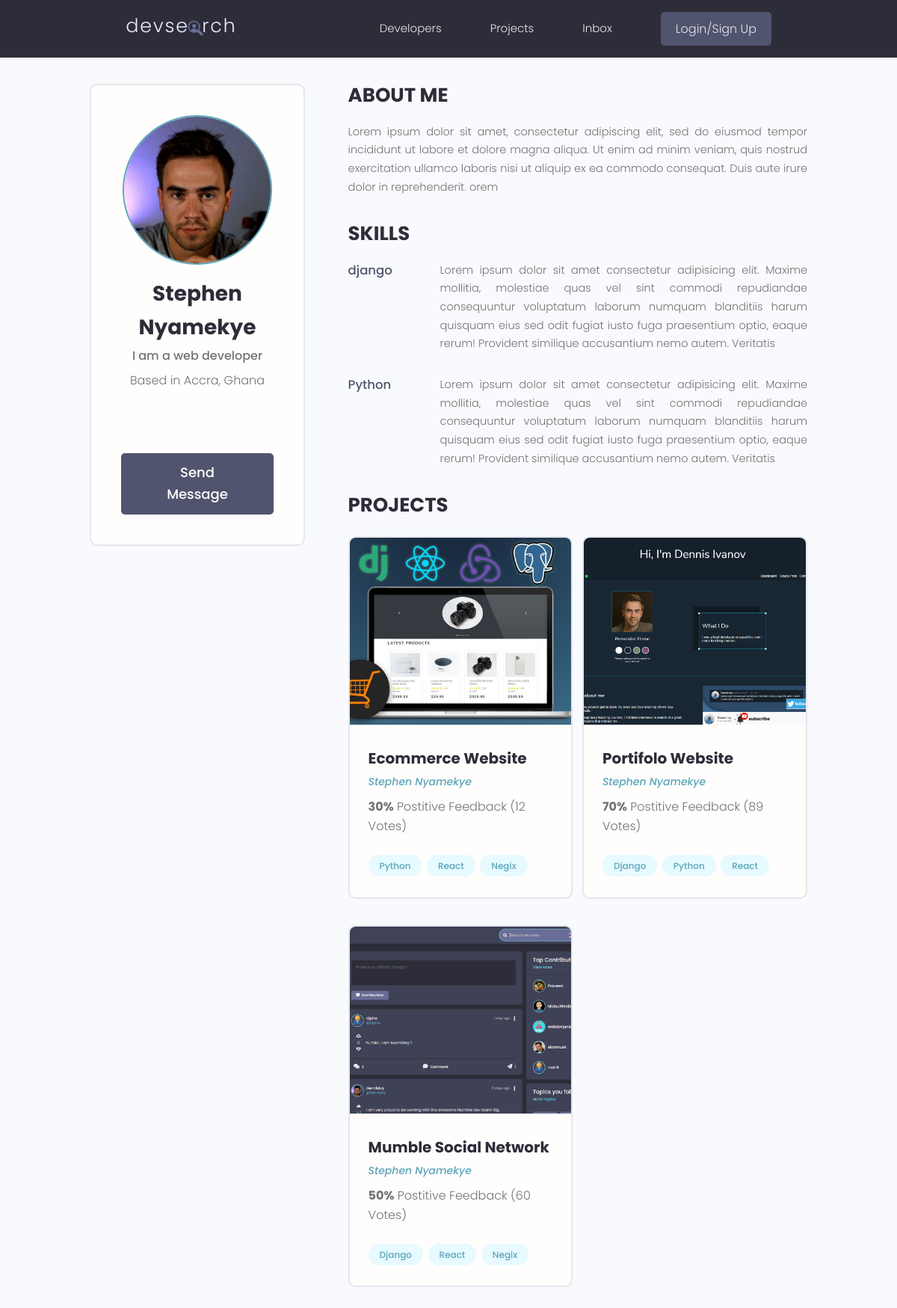
The app's page /user-profile/f0c5582e-f87a-40dc-b1f1-050d84dbef53/ with its own data.
### users/models.py (models this page shows, shortened)
class Profile(models.Model):
    user = models.OneToOneField(User, on_delete=models.CASCADE, null=True, blank=True)
    name = models.CharField(max_length=200, null=True, blank=True)
    username = models.CharField(max_length=200, null=True, blank=True)
    email = models.EmailField(max_length=500, null=True, blank=True)
    short_intro = models.CharField(max_length=200, null=True, blank=True)
    location = models.CharField(max_length=200, blank=True, null=True)
    bio = models.TextField(null=True, blank=True)
    profile_image = models.ImageField(null=True, blank=True, upload_to='profile', default="profile/user-default.png")
    social_github = models.CharField(max_length=200, null=True, blank=True)
    social_twitter = models.CharField(max_length=200, null=True, blank=True)
    social_linkedin = models.CharField(max_length=200, null=True, blank=True)
    social_youtube = models.CharField(max_length=200, null=True, blank=True)
    social_website = models.CharField(max_length=200, null=True, blank=True)
    created = models.DateTimeField(auto_now_add=True)
    id = models.UUIDField(default=uuid.uuid4, unique=True,
                         primary_key=True, editable=False)

class Skill(models.Model):
    owner = models.ForeignKey(Profile, on_delete=models.CASCADE, blank=True, null=True)
    name = models.CharField(max_length=200, blank=True, null=True)
    description = models.TextField(blank=True, null=True)
    created = models.DateTimeField(auto_now_add=True)
    id = models.UUIDField(default=uuid.uuid4, unique=True,
                         primary_key=True, editable=False)

### projects/models.py (models this page shows, shortened)
class Project(models.Model):
    owner = models.ForeignKey(Profile, on_delete=models.SET_NULL, null=True, blank=True)
    title = models.CharField(max_length=200)
    description = models.TextField(null=True, blank=True)
    demo_link = models.CharField(max_length=2000, null=True, blank=True)
    source_link = models.CharField(max_length=2000, null=True, blank=True)
    featured_image = models.ImageField(blank=True, null=True, default="default.jpg")
    tags = models.ManyToManyField('Tag', blank=True)
    vote_total = models.IntegerField(default=0, blank=True, null=True)
    vote_ratio = models.IntegerField(default=0, blank=True, null=True)
    created = models.DateTimeField(auto_now_add=True)
    id = models.UUIDField(default=uuid.uuid4, unique=True,
                         primary_key=True, editable=False)

class Tag(models.Model):
    name = models.CharField(max_length=200)
    created = models.DateTimeField(auto_now_add=True)
    id = models.UUIDField(default=uuid.uuid4, unique=True,
                         primary_key=True, editable=False)
    def __str__(self):
        return self.name

### users/views.py (the view)
# urls.py: path('user-profile/<str:pk>/', userProfile, name="user-profile"),
def userProfile(request, pk):
    profile = Profile.objects.get(id=pk)
    topSkills = profile.skill_set.exclude(description__exact="")
    otherSkills = profile.skill_set.filter(description="")
    context = {
        "profile":profile,
        "topSkills":topSkills,
        "otherSkills":otherSkills,
    }
    return render(request, 'users/user-profile.html', context)

### users/templates/users/user-profile.html (shortened to what this page needs)
{% extends 'main.html' %}
{% block content %}
  <main class="profile my-md">
    <div class="container">
      <div class="layout">
        <div class="column column--1of3">
          <div class="card text-center">
            <div class="card__body dev">
              <img class="avatar avatar--xl" src="{{profile.profile_image.url}}" />
              <h2 class="dev__name">{{profile.name}}</h2>
              <p class="dev__title">{{profile.short_intro|slice:"30"}}</p>
              <p class="dev__location">Based in {{profile.location}}</p>
              <ul class="dev__social">
              </ul>
              <a href="#" class="btn btn--sub btn--lg">Send Message </a>
            </div>
          </div>
        </div>
        <div class="column column--2of3">
          <div class="devInfo">
            <h3 class="devInfo__title">About Me</h3>
            <p class="devInfo__about">{{ profile.bio }}</p>
          </div>
          <div class="devInfo">
            {% if topSkills %}
            <h3 class="devInfo__title">Skills</h3>
            {% endif %}
            {% for skill in topSkills %}
            <div class="devInfo__skills">
              <div class="devSkill">
                <h4 class="devSkill__title">{{skill.name}}</h4>
                <p class="devSkill__info">{{skill.description}}</p>
              </div>
              {% endfor %}
            </div>
          </div>
          <div class="devInfo">
            <h3 class="devInfo__title">Projects</h3>
            <div class="grid grid--two">
            {% for project in profile.project_set.all %}
              <div class="column">
                <div class="card project">
                  <a href="{% url 'project' project.id %}" class="project">
                    <img class="project__thumbnail" src="{{project.featured_image.url}}" alt="project thumbnail" />
                    <div class="card__body">
                      <h3 class="project__title">{{project.title}}</h3>
                      <p><a class="project__author" href="{% url 'project' project.id %}">{{project.owner.name}}</a></p>
                      <p class="project--rating">
                        <span style="font-weight: bold;">{{project.vote_ratio}}%</span> Postitive
                        Feedback ({{project.vote_total}} Vote{{project.vote_total|pluralize:"s"}})
                      </p>
                      <div class="project__tags">
                          {% for tag in project.tags.all %}
                        <span class="tag tag--pill tag--main">
                          <small>{{ tag }}</small>
                        </span>
                        {% endfor %}
                      </div>
                    </div>
                  </a>
                </div>
              </div>
            {% endfor %}
            </div>
          </div>
        </div>
      </div>
    </div>
  </main>
{% endblock %}

### static/css/app.css (style rules this page uses)
:root { --color-sub: #2d2d39; }
.btn--sub { background-color: var(--color-sub-light); }
.card { border: 2px solid var(--color-light); }
img { width: 100%; }
.profile .card > .dev { padding: 4rem; }
.dev__name { color: var(--color-sub); font-size: 2.8rem; font-weight: 700; margin-top: 1rem; margin-bottom: 0.5rem; }
.dev__title { font-size: 1.6rem; font-weight: 500; line-height: 1.3; }
.dev__location { margin-top: 1rem; }
.dev__social { margin: 3rem 0; list-style: none; display: flex; justify-content: center; gap: 1.5rem; }
.devInfo { margin-bottom: 3rem; }
.devInfo__title, .devInfo__subtitle { font-size: 2.6rem; color: var(--color-sub); text-transform: uppercase; font-weight: 700; margin-bottom: 1.5rem; }
.devInfo__about, .devSkill__info { font-size: 1.45rem; line-height: 1.7; text-align: justify; }
.devSkill { margin-bottom: 3rem; }
.devSkill__title { font-size: 1.65rem; font-weight: 500; color: var(--color-sub-light); }
@media screen and (min-width: 700px) { .devSkill { display: flex; justify-content: space-between; gap: 3rem; } }
@media screen and (min-width: 700px) { .devSkill__info { flex-basis: 80%; } }
.project__author { font-size: 1.4rem; font-style: italic; }
.project--rating { margin-bottom: 1.6em; margin-top: .5em; }
.project__thumbnail { height: 25rem; object-fit: cover; object-position: top center; }
.project__title { font-size: 2rem; font-weight: 700; color: var(--color-sub); }

### static/uikit/styles/modules/_variables.css (style rules this page uses)
:root { --color-main: #5aa5b9; --color-main-light: #e6faff; --color-sub: #3f4156; --color-sub-light: #51546e; --color-sub-lighter: #ededfd; --color-text: #737373; --color-gray: #8b8b8b; --color-light: #e5e7eb; --color-light-gray: #767676; --color-bg: #f8fafd; --color-white: #fffefd; --color-white-light: #f3f3f3; --color-success: #359e64; --color-success-bg: #def8e8; --color-error: #fc4b0b; --color-error-bg: #fff2ee; --font-base: 'Poppins', arial, helvetica, 'Segoe UI', roboto, ubuntu, sans-serif; --font-monospace: 'Fira Code', 'Courier New', courier, monospace; --font-regular: 300; --font-medium: 500; --font-bold: 700; --generic-shadow: 1px 1px 5px #00000010; --generic-transition: all 0.3s ease-in-out; }

### static/uikit/styles/modules/_base.css (style rules this page uses)
* { margin: 0; padding: 0; box-sizing: border-box; text-rendering: optimizeLegibility; color: inherit; font-size: inherit; }
html { font-size: 50%; }
@media only screen and (min-width: 480px) { html { font-size: 56.25%; } }
@media only screen and (min-width: 1200px) { html { font-size: 62.5%; } }
body { line-height: 1.6; font-weight: 400; font-size: 1.5rem; color: var(--color-text); background-color: var(--color-bg); min-height: 100vh; }

### static/uikit/styles/modules/_typography.css (style rules this page uses)
* { font-family: var(--font-base); }
h2 { font-size: 3.6rem; font-weight: var(--font-bold); }
h3 { font-size: 3.2rem; font-weight: var(--font-medium); }
h4 { font-size: 2.8rem; font-weight: var(--font-medium); }
p, span, strong { font-size: 1.6rem; color: var(--color-text); font-weight: var(--font-regular); }
a { padding-bottom: 2px; text-decoration: none; display: inline-block; color: var(--color-main); font-weight: var(--font-medium); }

### static/uikit/styles/modules/_utilities.css (style rules this page uses)
.container { width: 92%; max-width: 165rem; margin: 0 auto; box-sizing: border-box; }
@media screen and (min-width: 1000px) { .container { width: 90%; } }
@media screen and (min-width: 1200px) { .container { width: 80%; } }
.text-center { text-align: center; }
.my-md { margin: 3rem auto; }

### static/uikit/styles/modules/_avatar.css (style rules this page uses)
.avatar { border-radius: 50%; border: 2px solid var(--color-main); object-fit: cover; }
.avatar--xl { height: 20rem; width: 20rem; }

### static/uikit/styles/modules/_button.css (style rules this page uses)
.btn { display: inline-block; position: relative; cursor: pointer; background-color: var(--color-light); font-weight: var(--font-medium); color: var(--color-sub); text-decoration: none; padding: 1rem 2rem; border-radius: 0.5rem; border: none; width: -webkit-fit-content; width: -moz-fit-content; width: fit-content; height: -webkit-fit-content; height: -moz-fit-content; height: fit-content; font-size: 1.6rem; outline-width: 0; outline-color: transparent; -webkit-backface-visibility: hidden; backface-visibility: hidden; transition: all 0.3s ease-in-out; }
.btn--sub { background-color: var(--color-sub); color: var(--color-white); }
.btn--lg { font-size: 1.8rem; padding: 1.2rem 4.5rem; }

### static/uikit/styles/modules/_card.css (style rules this page uses)
.card { border-radius: 1rem; background-color: var(--color-white); border: 1.5px solid var(--color-light); width: auto; height: auto; margin-top: 0.5rem; margin-bottom: 0.5rem; overflow: hidden; }
.card__body, .card__header { padding: 2rem 2.5rem; }

### records on screen
Profile: profile_image (picture), name "Stephen Nyamekye", short_intro "I am a web developer", location "Accra, Ghana", bio "Lorem ipsum dolor sit amet, consectetur adipiscing elit, sed do eiusmod tempor incididunt ut labore et dolore magna aliqua. Ut enim ad minim veniam, quis nostrud exercitation ullamco laboris nisi ut aliquip ex ea commodo consequat. Duis aute irure dolor in reprehenderit. orem"
Skill: name "django", description "Lorem ipsum dolor sit amet consectetur adipisicing elit. Maxime mollitia, molestiae quas vel sint commodi repudiandae consequuntur voluptatum laborum numquam blanditiis harum quisquam eius sed odit fugiat iusto fuga praesentium optio, eaque rerum! Provident similique accusantium nemo autem. Veritatis"
Skill: name "Python", description "Lorem ipsum dolor sit amet consectetur adipisicing elit. Maxime mollitia, molestiae quas vel sint commodi repudiandae consequuntur voluptatum laborum numquam blanditiis harum quisquam eius sed odit fugiat iusto fuga praesentium optio, eaque rerum! Provident similique accusantium nemo autem. Veritatis"
Project: featured_image (picture), title "Ecommerce Website", owner.name "Stephen Nyamekye", vote_ratio "30", vote_total "12"
Tag: name "Python"
Tag: name "React"
Tag: name "Negix"
Project: featured_image (picture), title "Portifolo Website", owner.name "Stephen Nyamekye", vote_ratio "70", vote_total "89"
Tag: name "Django"
Project: featured_image (picture), title "Mumble Social Network", owner.name "Stephen Nyamekye", vote_ratio "50", vote_total "60"
